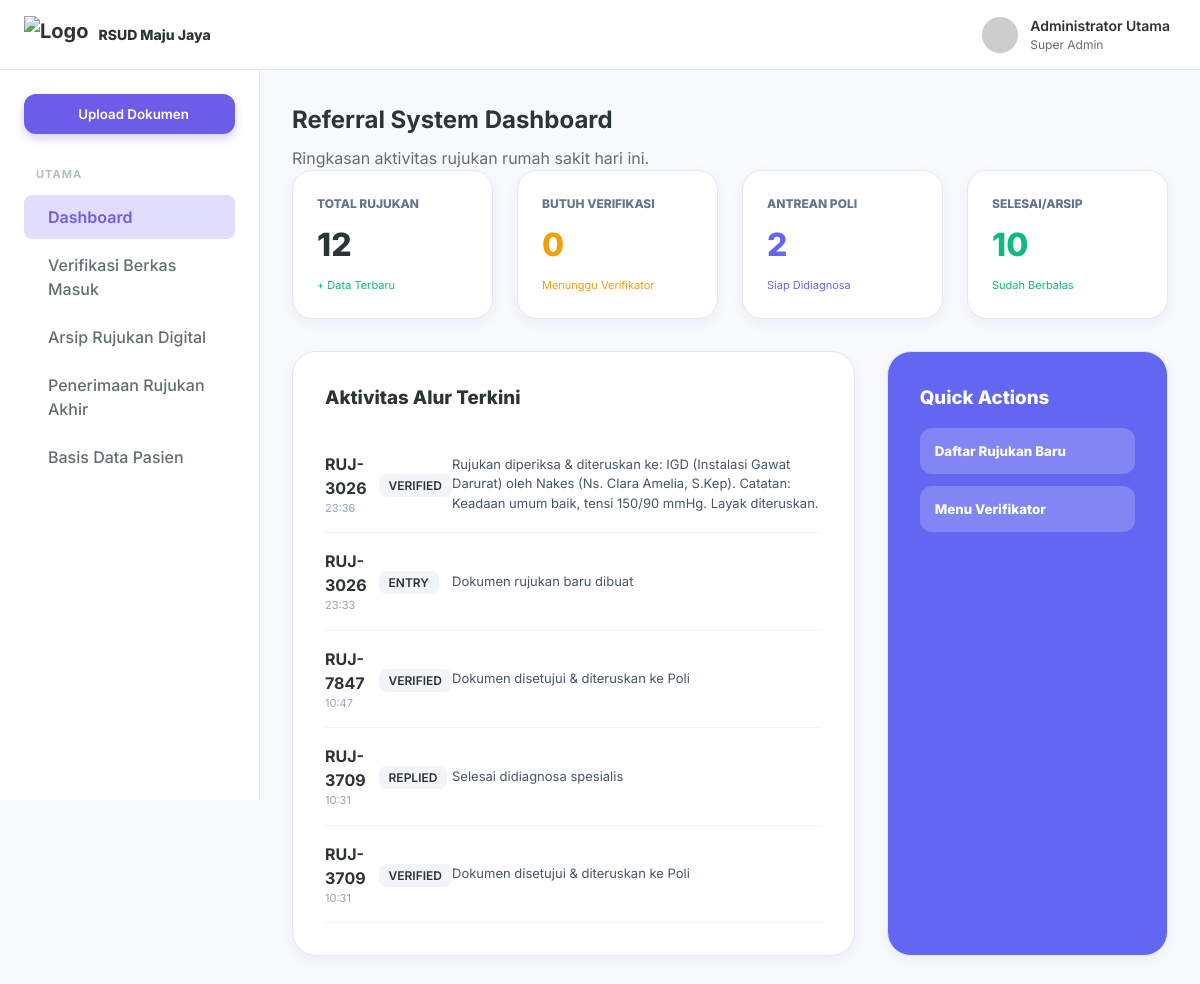
The app's page /referral_dashboard.php with its own data.
### tables this page shows
CREATE TABLE referral_logs (
        id INTEGER PRIMARY KEY AUTOINCREMENT,
        referral_id TEXT,
        stage TEXT,
        action_text TEXT,
        user_name TEXT,
        action_time DATETIME DEFAULT CURRENT_TIMESTAMP,
        created_at DATETIME DEFAULT CURRENT_TIMESTAMP
    );

### config.php (called while the page is built, shortened)
<?php
$db_file = __DIR__ . '/dms_hospital.sqlite';
try {
    $pdo = new PDO("sqlite:" . $db_file);
    $pdo->setAttribute(PDO::ATTR_ERRMODE, PDO::ERRMODE_EXCEPTION);
    $pdo->setAttribute(PDO::ATTR_DEFAULT_FETCH_MODE, PDO::FETCH_ASSOC);
    class SQLiteCompatibilityLayer {
        private $pdo;
        public function __construct($pdo) {
            $this->pdo = $pdo;
        }
        public function query($sql) {
            try {
                $stmt = $this->pdo->query($sql);
                return new SQLiteResultWrapper($stmt);
            } catch (PDOException $e) {
                die("Database Error: " . $e->getMessage() . " (SQL: $sql)");
            }
        }
    }
    class SQLiteResultWrapper {
        private $data = [];
        private $index = 0;
        public function __construct($stmt) {
            $this->stmt = $stmt;
            if ($stmt) {
                $all = $this->stmt->fetchAll();
                $this->data = $all;
                $this->index = 0;
            }
        }
        public function fetch_assoc() {
            if (isset($this->data[$this->index])) {
                return $this->data[$this->index++];
            }
            return null;
        }
        public function fetch_row() {
            $row = $this->fetch_assoc();
            return $row ? array_values($row) : null;
        }
    }
    $conn = new SQLiteCompatibilityLayer($pdo);
} catch (PDOException $e) {
    die("Koneksi SQLite Gagal: " . $e->getMessage());
}

### referral_dashboard.php (the view, shortened to what this page needs)
<?php
require_once 'config.php';
$total_rujukan = $conn->query("SELECT COUNT(*) FROM referrals WHERE is_deleted = 0")->fetch_row()[0];
$antrean_poli = $conn->query("SELECT COUNT(*) FROM referrals WHERE status_flow = 'VERIFY' AND is_deleted = 0")->fetch_row()[0];
$butuh_verif = $conn->query("SELECT COUNT(*) FROM referrals WHERE status_flow = 'ENTRY' AND is_deleted = 0")->fetch_row()[0];
$terarsip = $conn->query("SELECT COUNT(*) FROM referrals WHERE status_flow = 'REPLIED' AND is_deleted = 0")->fetch_row()[0];
$logs = $conn->query("SELECT * FROM referral_logs ORDER BY created_at DESC LIMIT 5");
?>
<!DOCTYPE html>
<html lang="id">
<head>
    <link rel="stylesheet" href="styles.css">
</head>
<body>
    <div class="app-container">
        <header class="navbar">
            <div class="navbar-left">
                <div class="logo" style="display: flex; align-items: center; gap: 10px;">
                    <img src="img/logo.png" alt="Logo" style="height: 38px; width: auto; object-fit: contain;">
                    <span style="font-size: 14px; font-weight: 800;">RSUD Maju Jaya</span>
                </div>
            </div>
            <div class="navbar-right">
                <div class="user-profile">
                    <img src="https://ui-avatars.com/api/?name=Admin+RS&background=6C5CE7&color=fff&rounded=true">
                    <div class="user-info">
                        <span class="user-name">Administrator Utama</span>
                        <span class="user-role">Super Admin</span>
                    </div>
                </div>
            </div>
        </header>
        <div class="main-layout">
            <aside class="sidebar">
                <div class="sidebar-content">
                    <button class="new-doc-btn" onclick="window.location.href='referral_registration.php'"><i class="ph ph-plus"></i><span>Upload Dokumen</span></button>
                    <nav class="sidebar-menu">
                        <div class="menu-group">
                            <h3 class="menu-title">Utama</h3>
                            <ul>
                                <li class="active"><a href="referral_dashboard.php"><i class="ph ph-squares-four"></i><span>Dashboard</span></a></li>
                                <li><a href="referral_verification.php"><i class="ph ph-check-square-offset"></i><span>Verifikasi Berkas Masuk</span></a></li>
                                <li><a href="referral_explorer.php"><i class="ph ph-files"></i><span>Arsip Rujukan Digital</span></a></li>
                                <li><a href="referral_specialist.php"><i class="ph ph-stethoscope"></i><span>Penerimaan Rujukan Akhir</span></a></li>
                                <li><a href="referral_patients.php"><i class="ph ph-users"></i><span>Basis Data Pasien</span></a></li>
                            </ul>
                        </div>
                    </nav>
                </div>
            </aside>
            <main class="content-area">
                <h1 class="page-title">Referral System Dashboard</h1>
                <p class="page-description">Ringkasan aktivitas rujukan rumah sakit hari ini.</p>
                <div class="stats-grid" style="display: grid; grid-template-columns: repeat(4, 1fr); gap: 24px; margin-bottom: 32px;">
                    <div class="card" style="padding: 24px; border-radius: 20px;">
                        <div style="color: #64748b; font-size: 12px; font-weight: 800; text-transform: uppercase;">Total Rujukan</div>
                        <div style="font-size: 32px; font-weight: 800; margin: 8px 0;"><?= $total_rujukan ?></div>
                        <div style="font-size: 11px; color: #10b981;">+ Data Terbaru</div>
                    </div>
                    <div class="card" style="padding: 24px; border-radius: 20px;">
                        <div style="color: #64748b; font-size: 12px; font-weight: 800; text-transform: uppercase;">Butuh Verifikasi</div>
                        <div style="font-size: 32px; font-weight: 800; margin: 8px 0; color: #f59e0b;"><?= $butuh_verif ?></div>
                        <div style="font-size: 11px; color: #f59e0b;">Menunggu Verifikator</div>
                    </div>
                    <div class="card" style="padding: 24px; border-radius: 20px;">
                        <div style="color: #64748b; font-size: 12px; font-weight: 800; text-transform: uppercase;">Antrean Poli</div>
                        <div style="font-size: 32px; font-weight: 800; margin: 8px 0; color: #6366f1;"><?= $antrean_poli ?></div>
                        <div style="font-size: 11px; color: #6366f1;">Siap Didiagnosa</div>
                    </div>
                    <div class="card" style="padding: 24px; border-radius: 20px;">
                        <div style="color: #64748b; font-size: 12px; font-weight: 800; text-transform: uppercase;">Selesai/Arsip</div>
                        <div style="font-size: 32px; font-weight: 800; margin: 8px 0; color: #10b981;"><?= $terarsip ?></div>
                        <div style="font-size: 11px; color: #10b981;">Sudah Berbalas</div>
                    </div>
                </div>
                <div style="display: grid; grid-template-columns: 2fr 1fr; gap: 32px;">
                    <div class="card" style="padding: 32px; border-radius: 24px;">
                        <h3 style="margin-bottom: 24px; font-weight: 800;">Aktivitas Alur Terkini</h3>
                        <table style="width: 100%; border-collapse: collapse;">
                            <?php while($log = $logs->fetch_assoc()): ?>
                            <tr style="border-bottom: 1px solid #f1f5f9;">
                                <td style="padding: 16px 0;">
                                    <div style="font-weight: 700;"><?= $log['referral_id'] ?></div>
                                    <div style="font-size: 11px; color: #94a3b8;"><?= date('H:i', strtotime($log['created_at'])) ?></div>
                                </td>
                                <td style="padding: 16px 0;">
                                    <span style="font-size: 12px; background: #f1f5f9; padding: 4px 10px; border-radius: 8px; font-weight: 600;"><?= $log['stage'] ?></span>
                                </td>
                                <td style="padding: 16px 0; font-size: 13px; color: #475569;">
                                    <?= $log['action_text'] ?>
                                </td>
                            </tr>
                            <?php endwhile; ?>
                        </table>
                    </div>
                    <div class="card" style="padding: 32px; border-radius: 24px; background: #6366f1; color: white;">
                        <h3 style="margin-bottom: 16px; font-weight: 800;">Quick Actions</h3>
                        <button onclick="window.location.href='referral_registration.php'" style="width:100%; padding:15px; border-radius:12px; border:none; background:rgba(255,255,255,0.2); color:white; font-weight:800; margin-bottom:12px; cursor:pointer; text-align:left;"><i class="ph ph-plus"></i> Daftar Rujukan Baru</button>
                        <button onclick="window.location.href='referral_verification.php'" style="width:100%; padding:15px; border-radius:12px; border:none; background:rgba(255,255,255,0.2); color:white; font-weight:800; cursor:pointer; text-align:left;"><i class="ph ph-check"></i> Menu Verifikator</button>
                    </div>
                </div>
            </main>
        </div>
    </div>
</body>
</html>

### styles.css (style rules this page uses)
:root { --primary: #6C5CE7; --primary-hover: #5A4BDE; --secondary: #A29BFE; --secondary-light: #E0DDFF; --bg-color: #F8F9FC; --card-bg: #FFFFFF; --text-main: #2D3436; --text-muted: #636E72; --text-light: #B2BEC3; --border-color: #E2E8F0; --shadow-sm: 0 1px 2px rgba(0,0,0,0.05); --shadow-md: 0 4px 12px rgba(108, 92, 231, 0.08); --shadow-lg: 0 10px 25px rgba(108, 92, 231, 0.12); --radius: 12px; --sidebar-width: 260px; --navbar-height: 70px; --transition: all 0.3s cubic-bezier(0.25, 0.8, 0.25, 1); }
* { margin: 0; padding: 0; box-sizing: border-box; }
body { font-family: 'Inter', sans-serif; background-color: var(--bg-color); color: var(--text-main); line-height: 1.5; overflow-x: hidden; }
ul { list-style: none; }
a { text-decoration: none; color: inherit; }
button { cursor: pointer; border: none; background: none; font-family: inherit; }
.app-container { display: flex; flex-direction: column; min-height: 100vh; }
.main-layout { display: flex; flex: 1; margin-top: var(--navbar-height); }
.navbar { position: fixed; top: 0; left: 0; width: 100%; height: var(--navbar-height); background-color: var(--card-bg); border-bottom: 1px solid var(--border-color); display: flex; align-items: center; justify-content: space-between; padding: 0 24px; z-index: 50; }
.navbar-left { display: flex; align-items: center; gap: 16px; width: var(--sidebar-width); }
.logo { display: flex; align-items: center; gap: 10px; font-weight: 700; font-size: 20px; color: var(--text-main); }
.navbar-right { display: flex; align-items: center; gap: 20px; }
.user-profile { display: flex; align-items: center; gap: 12px; cursor: pointer; padding: 6px; border-radius: var(--radius); transition: var(--transition); }
.user-profile img { width: 36px; height: 36px; border-radius: 50%; object-fit: cover; }
.user-info { display: flex; flex-direction: column; }
.user-name { font-weight: 600; font-size: 14px; }
.user-role { font-size: 12px; color: var(--text-muted); }
.sidebar { width: var(--sidebar-width); background-color: var(--card-bg); border-right: 1px solid var(--border-color); height: calc(100vh - var(--navbar-height)); position: fixed; top: var(--navbar-height); left: 0; transition: var(--transition); z-index: 40; }
.sidebar-content { padding: 24px; height: 100%; overflow-y: auto; }
.new-doc-btn { width: 100%; background-color: var(--primary); color: white; padding: 12px; border-radius: var(--radius); display: flex; align-items: center; justify-content: center; gap: 8px; font-weight: 600; margin-bottom: 32px; transition: var(--transition); box-shadow: 0 4px 10px rgba(108, 92, 231, 0.3); }
.menu-group { margin-bottom: 24px; }
.menu-title { font-size: 11px; text-transform: uppercase; letter-spacing: 1px; color: var(--text-light); margin-bottom: 12px; padding-left: 12px; }
.sidebar-menu ul li { margin-bottom: 4px; }
.sidebar-menu ul li a { display: flex; align-items: center; gap: 12px; padding: 10px 12px; border-radius: 8px; color: var(--text-muted); font-weight: 500; transition: var(--transition); }
.sidebar-menu ul li.active a { background-color: var(--secondary-light); color: var(--primary); font-weight: 600; }
.content-area { margin-left: var(--sidebar-width); padding: 32px; width: calc(100% - var(--sidebar-width)); transition: var(--transition); }
.page-title { font-size: 24px; font-weight: 700; margin-bottom: 8px; }
.page-description { color: var(--text-muted); }
.stats-grid { display: grid; grid-template-columns: repeat(auto-fit, minmax(240px, 1fr)); gap: 24px; margin-bottom: 32px; }
.card { background-color: var(--card-bg); border-radius: var(--radius); box-shadow: var(--shadow-md); border: 1px solid var(--border-color); padding: 24px; }

### records on screen
referral_logs: referral "RUJ-3026", created_at "23:36", stage "VERIFIED", action_text "Rujukan diperiksa & diteruskan ke: IGD (Instalasi Gawat Darurat) oleh Nakes (Ns. Clara Amelia, S.Kep). Catatan: Keadaan umum baik, tensi 150/90 mmHg. Layak diteruskan."
referral_logs: referral "RUJ-3026", created_at "23:33", stage "ENTRY", action_text "Dokumen rujukan baru dibuat"
referral_logs: referral "RUJ-7847", created_at "10:47", stage "VERIFIED", action_text "Dokumen disetujui & diteruskan ke Poli"
referral_logs: referral "RUJ-3709", created_at "10:31", stage "REPLIED", action_text "Selesai didiagnosa spesialis"
referral_logs: referral "RUJ-3709", created_at "10:31", stage "VERIFIED", action_text "Dokumen disetujui & diteruskan ke Poli"

### other values on screen
$total_rujukan "12"
$butuh_verif "0"
$antrean_poli "2"
$terarsip "10"
